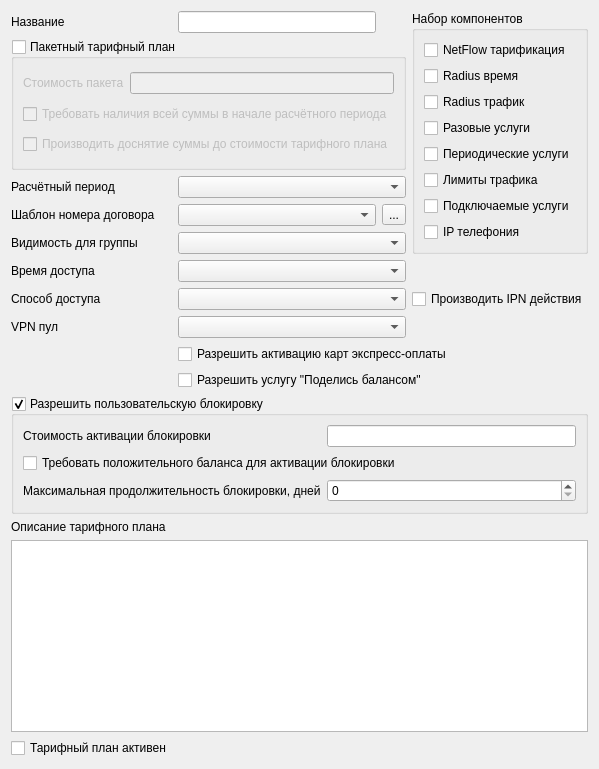
      <widget class="QWidget" name="tab_1">
       <attribute name="title">
        <string>Общее</string>
       </attribute>
       <layout class="QGridLayout" name="gridLayout_28">
        <item row="0" column="0">
         <widget class="QLabel" name="tarif_name_label">
          <property name="toolTip">
           <string>Уникальное название тарифного плана</string>
          </property>
          <property name="whatsThis">
           <string>Уникальное название тарифного плана</string>
          </property>
          <property name="text">
           <string>Название</string>
          </property>
         </widget>
        </item>
        <item row="0" column="1" colspan="3">
         <widget class="QLineEdit" name="tarif_name_edit">
          <property name="toolTip">
           <string>Уникальное название тарифного плана</string>
          </property>
          <property name="whatsThis">
           <string>Уникальное название тарифного плана</string>
          </property>
         </widget>
        </item>
        <item row="1" column="0" colspan="5">
         <widget class="QGroupBox" name="sp_groupbox">
          <property name="toolTip">
           <string>Предоставление тарифного плана как пакета на срок расчётного периода</string>
          </property>
          <property name="whatsThis">
           <string>Предоставление тарифного плана как пакета на срок расчётного периода</string>
          </property>
          <property name="title">
           <string>Пакетный тарифный план</string>
          </property>
          <property name="checkable">
           <bool>true</bool>
          </property>
          <property name="checked">
           <bool>false</bool>
          </property>
          <layout class="QGridLayout" name="gridLayout_8">
           <item row="0" column="1">
            <widget class="QLineEdit" name="tarif_cost_edit">
             <property name="toolTip">
              <string>Стоимость пакета. Поле не используется для тарификации пакета.</string>
             </property>
             <property name="whatsThis">
              <string>Стоимость пакета. Поле не используется для тарификации пакета.</string>
             </property>
            </widget>
           </item>
           <item row="0" column="0">
            <widget class="QLabel" name="tarif_cost_label">
             <property name="toolTip">
              <string>Стоимость пакета. Поле не используется для тарификации пакета.</string>
             </property>
             <property name="whatsThis">
              <string>Стоимость пакета. Поле не используется для тарификации пакета.</string>
             </property>
             <property name="text">
              <string>Стоимость пакета</string>
             </property>
            </widget>
           </item>
           <item row="2" column="0" colspan="2">
            <widget class="QCheckBox" name="reset_tarif_cost_edit">
             <property name="toolTip">
              <string>В конце расчётного периода будет произведено доснятие неизрасходованных средств до указанной стоимости пакета.</string>
             </property>
             <property name="text">
              <string>Производить доснятие суммы до стоимости тарифного плана</string>
             </property>
            </widget>
           </item>
           <item row="1" column="0" colspan="2">
            <widget class="QCheckBox" name="sp_type_edit">
             <property name="toolTip">
              <string>В случае, если на начало расчётного периода у абонента не будет указанной стоимости пакета - он будет заблокирован</string>
             </property>
             <property name="whatsThis">
              <string>В случае, если на начало расчётного периода у абонента не будет указанной стоимости пакета - он будет заблокирован</string>
             </property>
             <property name="text">
              <string>Требовать наличия всей суммы в начале расчётного периода</string>
             </property>
            </widget>
           </item>
          </layout>
         </widget>
        </item>
        <item row="2" column="0">
         <widget class="QLabel" name="sp_name_label">
          <property name="toolTip">
           <string>Расчётный период тарифного плана</string>
          </property>
          <property name="whatsThis">
           <string>Расчётный период тарифного плана</string>
          </property>
          <property name="text">
           <string>Расчётный период</string>
          </property>
         </widget>
        </item>
        <item row="2" column="1" colspan="4">
         <widget class="QComboBox" name="sp_name_edit">
          <property name="toolTip">
           <string>Расчётный период тарифного плана</string>
          </property>
          <property name="whatsThis">
           <string>Расчётный период тарифного плана</string>
          </property>
         </widget>
        </item>
        <item row="3" column="0">
         <widget class="QLabel" name="label_contracttemplate">
          <property name="toolTip">
           <string>Шаблон номера договора для создаваемых на данном тарифном плане абонентов.</string>
          </property>
          <property name="whatsThis">
           <string>Шаблон номера договора для создаваемых на данном тарифном плане абонентов.</string>
          </property>
          <property name="text">
           <string>Шаблон номера договора</string>
          </property>
         </widget>
        </item>
        <item row="3" column="1" colspan="3">
         <widget class="QComboBox" name="comboBox_contracttemplate">
          <property name="toolTip">
           <string>Шаблон номера договора для создаваемых на данном тарифном плане абонентов.</string>
          </property>
          <property name="whatsThis">
           <string>Шаблон номера договора для создаваемых на данном тарифном плане абонентов.</string>
          </property>
         </widget>
        </item>
        <item row="4" column="0">
         <widget class="QLabel" name="label_systemgroup">
          <property name="toolTip">
           <string>Настройки видимости тарифного плана для системных пользователей</string>
          </property>
          <property name="whatsThis">
           <string>Настройки видимости тарифного плана для системных пользователей</string>
          </property>
          <property name="text">
           <string>Видимость для группы</string>
          </property>
         </widget>
        </item>
        <item row="4" column="1" colspan="4">
         <widget class="QComboBox" name="comboBox_system_group">
          <property name="toolTip">
           <string>Настройки видимости тарифного плана для системных пользователей</string>
          </property>
          <property name="whatsThis">
           <string>Настройки видимости тарифного плана для системных пользователей</string>
          </property>
         </widget>
        </item>
        <item row="5" column="0">
         <widget class="QLabel" name="access_time_label">
          <property name="toolTip">
           <string>Разрешённое время доступа/авторизации для абонентов</string>
          </property>
          <property name="whatsThis">
           <string>Разрешённое время доступа/авторизации для абонентов</string>
          </property>
          <property name="text">
           <string>Время доступа</string>
          </property>
         </widget>
        </item>
        <item row="5" column="1" colspan="4">
         <widget class="QComboBox" name="access_time_edit">
          <property name="toolTip">
           <string>Разрешённое время доступа/авторизации для абонентов</string>
          </property>
          <property name="whatsThis">
           <string>Разрешённое время доступа/авторизации для абонентов</string>
          </property>
         </widget>
        </item>
        <item row="6" column="0">
         <widget class="QLabel" name="access_type_label">
          <property name="toolTip">
           <string>Способ доступа абонента</string>
          </property>
          <property name="whatsThis">
           <string>Способ доступа абонента</string>
          </property>
          <property name="text">
           <string>Способ доступа</string>
          </property>
         </widget>
        </item>
        <item row="6" column="1" colspan="4">
         <widget class="QComboBox" name="access_type_edit">
          <property name="toolTip">
           <string>Способ доступа абонента</string>
          </property>
          <property name="whatsThis">
           <string>Способ доступа абонента</string>
          </property>
         </widget>
        </item>
        <item row="7" column="0">
         <widget class="QLabel" name="label_vpn_ippool">
          <property name="toolTip">
           <string>IPv4 пул по-умолчанию для динамической выдачи IP адресов клиентам при VPN авторизации.</string>
          </property>
          <property name="whatsThis">
           <string>IPv4 пул по-умолчанию для динамической выдачи IP адресов клиентам при VPN авторизации.</string>
          </property>
          <property name="text">
           <string>VPN пул</string>
          </property>
         </widget>
        </item>
        <item row="7" column="1" colspan="4">
         <widget class="QComboBox" name="comboBox_vpn_ippool">
          <property name="toolTip">
           <string>IPv4 пул по-умолчанию для динамической выдачи IP адресов клиентам при VPN авторизации.</string>
          </property>
          <property name="whatsThis">
           <string>IPv4 пул по-умолчанию для динамической выдачи IP адресов клиентам при VPN авторизации.</string>
          </property>
         </widget>
        </item>
        <item row="10" column="0" colspan="6">
         <widget class="QGroupBox" name="groupBox_allowuserblock">
          <property name="title">
           <string>Разрешить пользовательскую блокировку</string>
          </property>
          <property name="checkable">
           <bool>true</bool>
          </property>
          <layout class="QGridLayout" name="gridLayout_10">
           <item row="0" column="0">
            <widget class="QLabel" name="label_userblock_cost">
             <property name="text">
              <string>Стоимость активации блокировки</string>
             </property>
            </widget>
           </item>
           <item row="0" column="1">
            <widget class="QLineEdit" name="lineEdit_userblock_cost"/>
           </item>
           <item row="2" column="0">
            <widget class="QLabel" name="label_max_block_days">
             <property name="text">
              <string>Максимальная продолжительность блокировки, дней</string>
             </property>
            </widget>
           </item>
           <item row="2" column="1">
            <widget class="QSpinBox" name="spinBox_max_block_days"/>
           </item>
           <item row="1" column="0" colspan="2">
            <widget class="QCheckBox" name="checkBox_userblock_balance_require">
             <property name="text">
              <string>Требовать положительного баланса для активации блокировки</string>
             </property>
            </widget>
           </item>
          </layout>
         </widget>
        </item>
        <item row="11" column="0">
         <widget class="QLabel" name="tarif_description_label">
          <property name="toolTip">
           <string>Текстовое описание тарифного плана для печати накладных и работы с договорами</string>
          </property>
          <property name="whatsThis">
           <string>Текстовое описание тарифного плана для печати накладных и работы с договорами</string>
          </property>
          <property name="text">
           <string>Описание тарифного плана</string>
          </property>
          <property name="buddy">
           <cstring>tarif_description_edit</cstring>
          </property>
         </widget>
        </item>
        <item row="13" column="0" colspan="6">
         <widget class="QTextEdit" name="tarif_description_edit">
          <property name="toolTip">
           <string>Текстовое описание тарифного плана для печати накладных и работы с договорами</string>
          </property>
          <property name="whatsThis">
           <string>Текстовое описание тарифного плана для печати накладных и работы с договорами</string>
          </property>
          <property name="textInteractionFlags">
           <set>Qt::LinksAccessibleByKeyboard|Qt::LinksAccessibleByMouse|Qt::TextBrowserInteraction|Qt::TextEditable|Qt::TextEditorInteraction|Qt::TextSelectableByKeyboard|Qt::TextSelectableByMouse</set>
          </property>
         </widget>
        </item>
        <item row="14" column="0">
         <widget class="QCheckBox" name="tarif_status_edit">
          <property name="toolTip">
           <string>Признак возможности работы абонента на данном тарифном плане</string>
          </property>
          <property name="whatsThis">
           <string>Признак возможности работы абонента на данном тарифном плане</string>
          </property>
          <property name="text">
           <string>Тарифный план активен</string>
          </property>
         </widget>
        </item>
        <item row="0" column="5" rowspan="5">
         <widget class="QGroupBox" name="components_groupBox">
          <property name="toolTip">
           <string>Набор компонентов тарифного плана</string>
          </property>
          <property name="whatsThis">
           <string>Набор компонентов тарифного плана</string>
          </property>
          <property name="title">
           <string>Набор компонентов</string>
          </property>
          <layout class="QGridLayout" name="gridLayout_9">
           <item row="0" column="0">
            <widget class="QCheckBox" name="transmit_service_checkbox">
             <property name="toolTip">
              <string>Разрешить тарификацию трафика по протоколу NetFlow</string>
             </property>
             <property name="text">
              <string>NetFlow тарификация</string>
             </property>
            </widget>
           </item>
           <item row="1" column="0">
            <widget class="QCheckBox" name="time_access_service_checkbox">
             <property name="toolTip">
              <string>Разрешить тарификацию времени по RADIUS Accounting</string>
             </property>
             <property name="whatsThis">
              <string>Разрешить тарификацию времени по RADIUS Accounting</string>
             </property>
             <property name="text">
              <string>Radius время</string>
             </property>
            </widget>
           </item>
           <item row="2" column="0">
            <widget class="QCheckBox" name="radius_access_service_checkbox">
             <property name="toolTip">
              <string>Разрешить тарификацию трафика по RADIUS Accounting</string>
             </property>
             <property name="whatsThis">
              <string>Разрешить тарификацию трафика по RADIUS Accounting</string>
             </property>
             <property name="text">
              <string>Radius трафик</string>
             </property>
            </widget>
           </item>
           <item row="3" column="0">
            <widget class="QCheckBox" name="onetime_services_checkbox">
             <property name="toolTip">
              <string>Разрешить первоначальное списание за услуги при подключении абонента на тарифный план.</string>
             </property>
             <property name="whatsThis">
              <string>Разрешить первоначальное списание за услуги при подключении абонента на тарифный план.</string>
             </property>
             <property name="text">
              <string>Разовые услуги</string>
             </property>
            </widget>
           </item>
           <item row="4" column="0">
            <widget class="QCheckBox" name="periodical_services__checkbox">
             <property name="toolTip">
              <string>Разрешить тарификацию периодических услуг(Абонентская плата и другие периодические списания)</string>
             </property>
             <property name="whatsThis">
              <string>Разрешить тарификацию периодических услуг(Абонентская плата и другие периодические списания)</string>
             </property>
             <property name="text">
              <string>Периодические услуги</string>
             </property>
            </widget>
           </item>
           <item row="5" column="0">
            <widget class="QCheckBox" name="limites_checkbox">
             <property name="toolTip">
              <string>Разрешить использование квот NetFlow трафика.</string>
             </property>
             <property name="whatsThis">
              <string>Разрешить использование квот NetFlow трафика.</string>
             </property>
             <property name="text">
              <string>Лимиты трафика</string>
             </property>
            </widget>
           </item>
           <item row="6" column="0">
            <widget class="QCheckBox" name="checkBox_addonservices">
             <property name="toolTip">
              <string>Разрешить активацию подключаемых услуг абонентом</string>
             </property>
             <property name="whatsThis">
              <string>Разрешить активацию подключаемых услуг абонентом</string>
             </property>
             <property name="text">
              <string>Подключаемые услуги</string>
             </property>
            </widget>
           </item>
           <item row="7" column="0">
            <widget class="QCheckBox" name="checkBox_ip_telephony">
             <property name="toolTip">
              <string>Разрешить тарификацию IP телефонии</string>
             </property>
             <property name="whatsThis">
              <string>Разрешить тарификацию IP телефонии</string>
             </property>
             <property name="text">
              <string>IP телефония</string>
             </property>
            </widget>
           </item>
          </layout>
         </widget>
        </item>
        <item row="6" column="5">
         <widget class="QCheckBox" name="checkBox_ipn_actions">
          <property name="toolTip">
           <string>Производить дополнительно IPN действия на сервере доступа для данного способа доступа.</string>
          </property>
          <property name="whatsThis">
           <string>Производить дополнительно IPN действия на сервере доступа для данного способа доступа.</string>
          </property>
          <property name="text">
           <string>Производить IPN действия</string>
          </property>
         </widget>
        </item>
        <item row="3" column="4">
         <widget class="QToolButton" name="toolButton">
          <property name="text">
           <string>...</string>
          </property>
         </widget>
        </item>
        <item row="8" column="1" colspan="5">
         <widget class="QCheckBox" name="checkBox_allow_expresscards_activation">
          <property name="toolTip">
           <string>Разрешить активацию карт экспресс-оплаты на данном тарифном плане.</string>
          </property>
          <property name="whatsThis">
           <string>Разрешить активацию карт экспресс-оплаты на данном тарифном плане.</string>
          </property>
          <property name="text">
           <string>Разрешить активацию карт экспресс-оплаты</string>
          </property>
         </widget>
        </item>
        <item row="9" column="1" colspan="5">
         <widget class="QCheckBox" name="checkBox_allow_moneytransfer">
          <property name="toolTip">
           <string>Разрешить активацию карт экспресс-оплаты на данном тарифном плане.</string>
          </property>
          <property name="whatsThis">
           <string>Разрешить активацию карт экспресс-оплаты на данном тарифном плане.</string>
          </property>
          <property name="text">
           <string>Разрешить услугу &quot;Поделись балансом&quot;</string>
          </property>
         </widget>
        </item>
       </layout>
      </widget>
